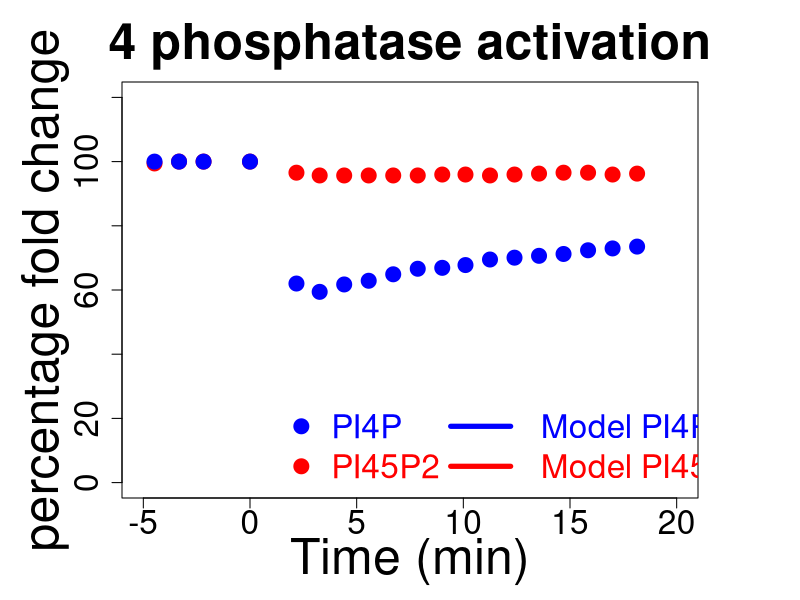

Here is the R script that generated this plot: (Note: this script raises an error after producing the figure.)
### Run model in apical configuration first ###


### Vernai_4_45_data ###

wd = getwd()
setwd(file.path(wd,'8_FigS5_PI4P_PI45P2_perturbations//data_Varnai'))
Vernai_data_4_phosphatase = read.csv("Varnai_data_4_phosphatase_PI4P_PI45P2.csv")
setwd(wd)

# tiff("P2F2_Fig_2_Vernai_1.tiff", height = 20, width = 34, units = 'cm',compression = "lzw", res = 300)
windows()
par(mar=c(5,6,4,5)+.1)
plot(Vernai_data_4_phosphatase$X,Vernai_data_4_phosphatase$PI45P2,
	type='p',col='red',pch=19,
	xlim=c(-5,20),ylim=c(0,120),
	main='4 phosphatase activation',
	xlab='Time (min)',ylab='percentage fold change',
	cex=2, cex.main=3, cex.lab=3, cex.axis=2
	)
points(Vernai_data_4_phosphatase$X,Vernai_data_4_phosphatase$PI4P,type='p',col='blue',pch=19,cex=2)
legend(x=1,y=30,legend=c('PI4P','PI45P2'),pch=c(19,19),col=c('blue','red'),text.col=c('blue','red'),bty = "n",cex=2)
legend(x=8,y=30,legend=c('Model PI4P','Model PI45P2'),lty=1,lwd=5,col=c('blue','red'),text.col=c('blue','red'),bty = "n",cex=2)



# Insert the number of time units that the simulation will run
tmax=2000
# Insert the step of the simulation
tstep=1
t=seq(0,tmax+1,tstep) 	# time

# Finaly remove the # form the front of all the next code lines
# On the first column put the time of the perturbation
ptime=c(0,1000,1004,max(t));
# On the second column put the variables to be altered. (ex: 'X')
pvar=c('novar','SAC1','SAC1','novar')
# On the third the new value for the variable.
pval=c(NA,
	parameters[names(parameters)=='SAC1']*8,
	parameters[names(parameters)=='SAC1']*2,
	NA)
perturbations=data.frame(time=ptime,var=pvar,val=pval)
perturbations


out = Cruncher(state,t,equations,parameters,perturbations)						# no perturbations			# with perturbations
# edit(out)
# View(out)

# normalized graphs
stst=out[150,]						# getting steady state at time 500
out_n=cbind(time=out[1],out[,2:ncol(out)])
tail(out_n)
out_norm=out[,1]						# creating matrix out_norm to store the normalized information
for (i in 2:ncol(out))
	{
	newc=c(out_n[,i]/as.numeric(stst[i]))	# normalizing to steady state got at time 500
	out_norm=cbind(out_norm,newc)			# storing normalized information
	}
colnames(out_norm)=colnames(out)
head(out_norm)
# View(out_norm)

points((out_norm[995:1020,1]-1000),out_norm[995:1020,7]*100,type='l',col='red',lwd='5')
points((out_norm[995:1020,1]-1000),out_norm[995:1020,4]*100,type='l',col='blue',lwd='5')

# dev.off()



